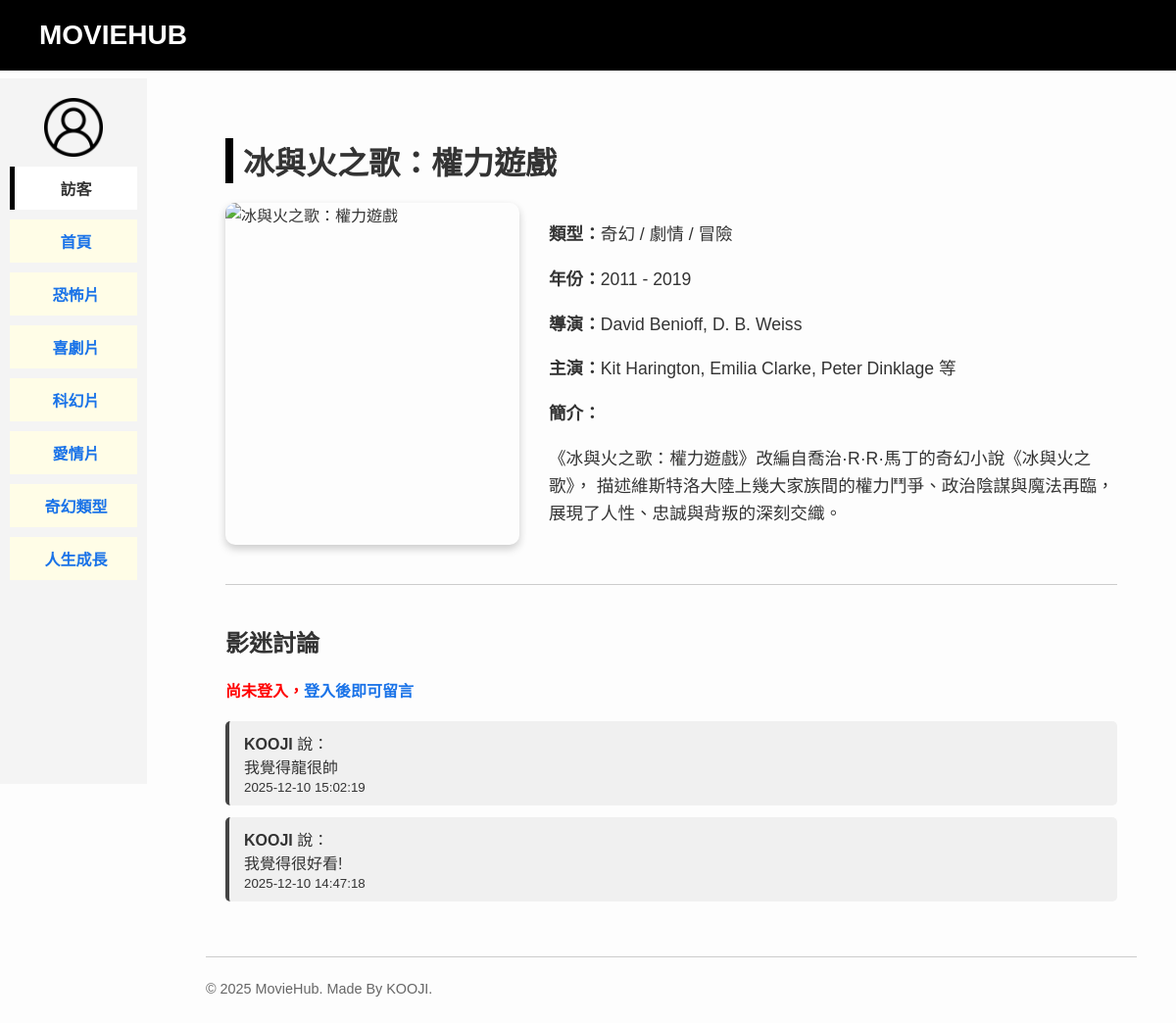
Screenshot of /got with the database file from the repository.
### tables this page shows
CREATE TABLE comments (
                id INTEGER PRIMARY KEY AUTOINCREMENT,
                movie_id TEXT NOT NULL,
                username TEXT NOT NULL,
                comment TEXT NOT NULL,
                timestamp DATETIME DEFAULT CURRENT_TIMESTAMP
            );

### main.py (the view, shortened to what this page needs)
@app.route('/got', methods=['GET', 'POST'])
def got():
    movie_id = 'got'
    comments = db.get_comments(movie_id)
    avg_rating = db.get_average_rating(movie_id)
    return render_template('GOT.html', comments=comments, avg_rating=avg_rating)

### database.py (called while the page is built)
    def get_comments(self, movie_id):
        self.cursor.execute(
            'SELECT * FROM comments WHERE movie_id = ? ORDER BY timestamp DESC',
            (movie_id,)
        )
        return self.cursor.fetchall()

    def get_average_rating(self, movie_id):
        self.cursor.execute(
            'SELECT AVG(rating) AS avg_rating FROM ratings WHERE movie_id = ?',
            (movie_id,)
        )
        row = self.cursor.fetchone()
        if row['avg_rating'] is None:
            return None
        return round(row['avg_rating'], 1)

### templates/GOT.html
{% extends "base.html" %}
{% block extra_css %}
<link rel="stylesheet" href="{{ url_for('static', filename='fantasy.css') }}">
{% endblock %}
{% block content %}
<div class="got-container">
    <h1 class="got-title">冰與火之歌：權力遊戲</h1>
    <div class="got-main">
        <img class="got-poster"
             src="{{ url_for('static', filename='movies/GOT.jpg') }}"
             alt="冰與火之歌：權力遊戲">
        <div class="got-details">
            <p><strong>類型：</strong>奇幻 / 劇情 / 冒險</p>
            <p><strong>年份：</strong>2011 - 2019</p>
            <p><strong>導演：</strong>David Benioff, D. B. Weiss</p>
            <p><strong>主演：</strong>Kit Harington, Emilia Clarke, Peter Dinklage 等</p>
            <p><strong>簡介：</strong></p>
            <p>
                《冰與火之歌：權力遊戲》改編自喬治·R·R·馬丁的奇幻小說《冰與火之歌》，
                描述維斯特洛大陸上幾大家族間的權力鬥爭、政治陰謀與魔法再臨，
                展現了人性、忠誠與背叛的深刻交織。
            </p>
        </div>
    </div>
    <div class="got-comments">
        <h2>影迷討論</h2>
        {% if session.get('username') %}
            <form method="POST" class="comment-form">
                <textarea name="comment" rows="4" style="width: 100%;" placeholder="歡迎留下你對這部影集的看法！" required></textarea>
                <button type="submit">送出留言</button>
            </form>
        {% else %}
            <p style="color: red; font-weight: bold;">
                尚未登入，<a href="{{ url_for('login') }}">登入後即可留言</a>
            </p>
        {% endif %}
        <ul class="comment-list">
            {% for c in comments %}
                <li class="comment-item">
                    <strong>{{ c['username'] }}</strong> 說：<br>
                    <div class="comment-content">{{ c['comment'] }}</div>
                    <small class="comment-time">{{ c['timestamp'] }}</small>
                </li>
            {% else %}
                <li>目前還沒有留言，成為第一位發表想法的人吧！</li>
            {% endfor %}
        </ul>
    </div>
</div>
{% endblock %}

### static/style.css (style rules this page uses)
body { font-family: sans-serif; margin: 0; padding: 0; background-color: #fdfdfd; color: #333; }
a { color: #1a73e8; text-decoration: none; }

### static/fantasy.css (style rules this page uses)
.got-container { max-width: 1000px; margin: auto; padding: 20px; }
.got-title { font-size: 32px; font-weight: bold; margin-bottom: 20px; border-left: 8px solid #000; padding-left: 10px; }
.got-main { display: flex; gap: 30px; flex-wrap: wrap; }
.got-poster { width: 300px; border-radius: 10px; box-shadow: 0 4px 8px rgba(0,0,0,0.2); }
.got-details { flex: 1; font-size: 1.1em; line-height: 1.6; }
.got-comments { margin-top: 40px; padding-top: 20px; border-top: 1px solid #ccc; }
.got-comments { margin-top: 40px; }
.comment-list { list-style: none; padding: 0; margin-top: 20px; }
.comment-list li { background-color: #f0f0f0; padding: 10px 15px; border-left: 4px solid #444; margin-bottom: 12px; border-radius: 5px; }

### rows the page displays
comments: username "KOOJI", comment "我覺得龍很帥", timestamp "2025-12-10 15:02:19"
comments: username "KOOJI", comment "我覺得很好看!", timestamp "2025-12-10 14:47:18"
